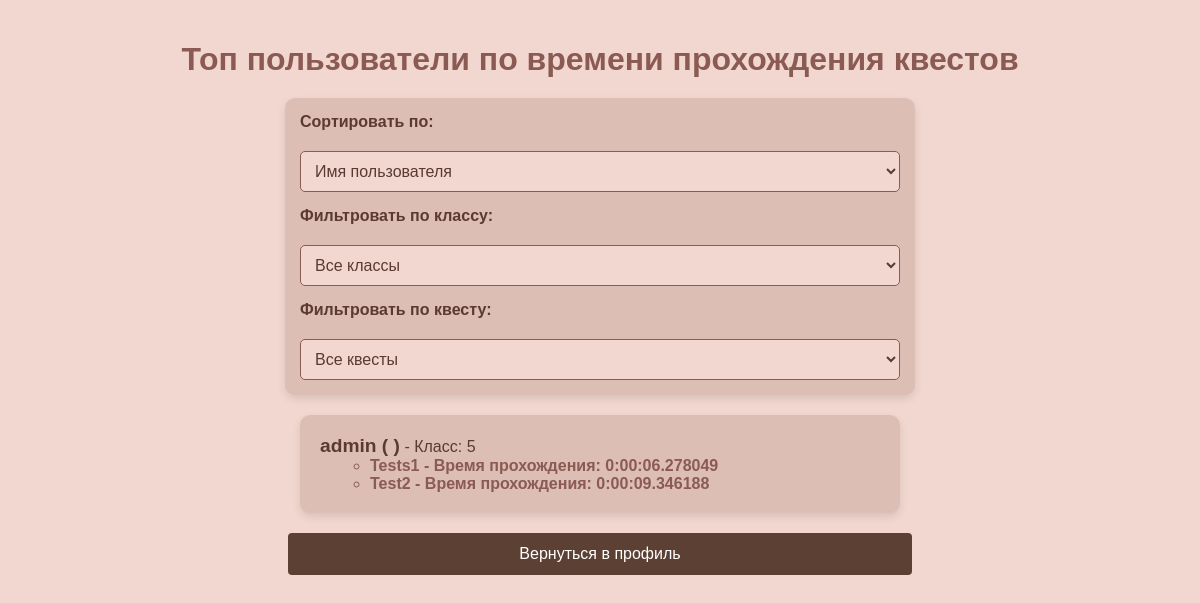
/accounts/lists/ (signed in), run on an earlier commit of the app's database.
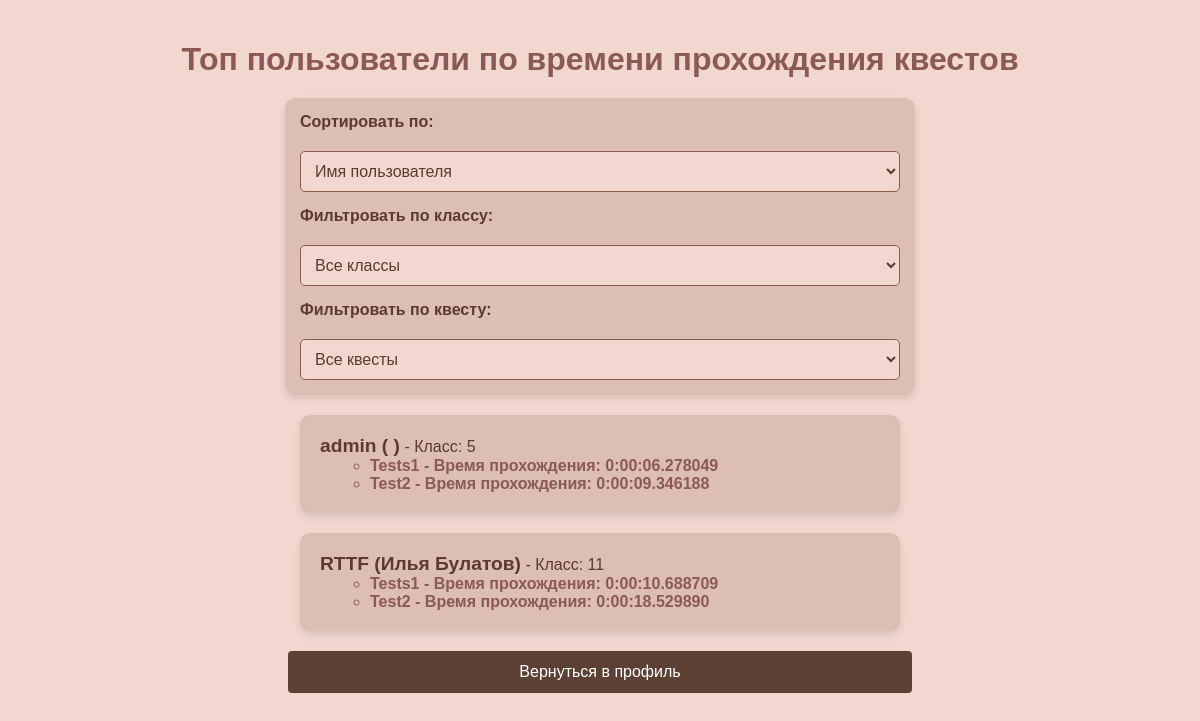
And on a later commit of the database.
### accounts/models.py (models this page shows, shortened)
class CustomUser(AbstractUser):
    first_name = models.CharField(max_length=30, blank=True, null=True)
    last_name = models.CharField(max_length=30, blank=True, null=True)
    phone_number = models.CharField(
        max_length=15,
        blank=True,
        null=True,
        unique=True,  # Обеспечивает уникальность значений в этом поле
        validators=[
            RegexValidator(regex=r'^\+?1?\d{9,15}$', message="Номер телефона должен быть введен в правильном формате.")
        ]
    )
    quests = models.ManyToManyField('Quest', through='QuestProgress', related_name='users', blank=True)
    CLASS_CHOICES = [(str(i), str(i)) for i in range(4, 12)]  # Классы с 4 по 11
    STATUS_CHOICES = [
        ('student', 'Студент'),
        ('finished', 'Закончил обучение')
    ]
    CLASS_AND_STATUS_CHOICES = CLASS_CHOICES + STATUS_CHOICES
    class_user = models.CharField(max_length=10, choices=CLASS_AND_STATUS_CHOICES, default='5', blank=False, null=False)

class Quest(models.Model):
    title = models.CharField(max_length=200)

### accounts/views.py (the view)
# urls.py: path('lists/', top_user, name='top_user'),
@login_required
def top_user(request):
    selected_class = request.GET.get('class_user', None)
    selected_quest = request.GET.get('quest_id', None)
    completed_quests = QuestProgress.objects.filter(is_completed=True).exclude(completed_at__isnull=True)
    if selected_class:
        completed_quests = completed_quests.filter(user__class_user=selected_class)
    if selected_quest:
        completed_quests = completed_quests.filter(quest_id=selected_quest)
    sort_by = request.GET.get('sort_by', 'user')  # По умолчанию сортировка по имени пользователя
    if sort_by == 'quest_title':
        completed_quests = completed_quests.order_by('quest__title')
    elif sort_by == 'user_class':
        completed_quests = completed_quests.order_by('user__class_user')
    else:
        completed_quests = completed_quests.order_by('user__username')
    user_quests = {}
    for progress in completed_quests:
        user = progress.user
        quest = progress.quest
        duration = progress.get_duration()
        if user not in user_quests:
            user_quests[user] = []
        user_quests[user].append((quest.title, duration))
    sorted_users = sorted(user_quests.items(), key=lambda x: x[0].username.lower())
    return render(request, 'accounts/top_user.html', {
        'sorted_users': sorted_users,
        'sort_by': sort_by,
        'selected_class': selected_class,
        'selected_quest': selected_quest,
        'classes': CustomUser.CLASS_AND_STATUS_CHOICES,  # Передаем возможные классы и статусы в шаблон
        'quests': Quest.objects.all(),  # Передаем все квесты в шаблон для фильтрации
    })

### accounts/models.py (called while the page is built)
    def get_duration(self):
        if self.started_at and self.completed_at:
            return self.completed_at - self.started_at
        return None

### accounts/templates/accounts/top_user.html (shortened to what this page needs)
<!DOCTYPE html>
<html lang="en">
<head>
</head>
<body>
    <h1>Топ пользователи по времени прохождения квестов</h1>
    <form method="GET" action="{% url 'top_user' %}">
        <label for="sort_by">Сортировать по:</label>
        <select name="sort_by" id="sort_by" onchange="this.form.submit()">
            <option value="user" {% if sort_by == 'user' %}selected{% endif %}>Имя пользователя</option>
        </select>
        <label for="class_user">Фильтровать по классу:</label>
        <select name="class_user" id="class_user" onchange="this.form.submit()">
            <option value="">Все классы</option>
        </select>
        <label for="quest_id">Фильтровать по квесту:</label>
        <select name="quest_id" id="quest_id" onchange="this.form.submit()">
            <option value="">Все квесты</option>
        </select>
    </form>
    <ul class="user-list">
        {% for user, quests in sorted_users %}
            <li class="user-item">
                <strong>{{ user.username }} ({{ user.first_name }} {{ user.last_name }})</strong> - Класс: {{ user.class_user }}
                <ul>
                    {% for quest_title, duration in quests %}
                        <li class="quest-item">
                            {{ quest_title }} - Время прохождения:
                            {% if duration %}
                                {{ duration }}
                            {% else %}
                                не завершено
                            {% endif %}
                        </li>
                    {% endfor %}
                </ul>
            </li>
        {% empty %}
            <li>Нет пользователей с завершенными квестами.</li>
        {% endfor %}
    </ul>
    <a href="{% url 'profile' %}" class="btn-primary">Вернуться в профиль</a>
</body>
</html>

What changed in the data, as far as the page shows it:
added CustomUser: username "RTTF", first_name "Илья", last_name "Булатов", class_user "11", quests "Tests1" "Test2", quests "0:00:10.688709" "0:00:18.529890"
